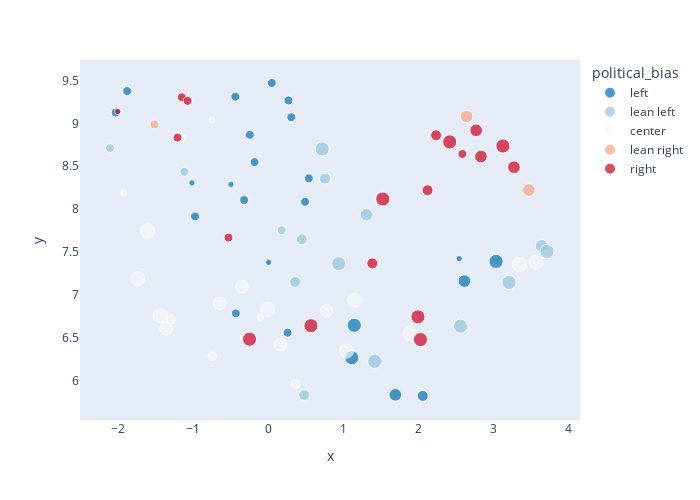

This figure's notebook cell:
### Markdown cell above
The layout isn't horrible, but I am sure some better scaling would give nicer results. Also, to see the actual names of the publication we should use something like plotly to put it in the tooltip. While plotly can do bubbleplots, mapping categorical values to sizes through the `express` API is a real pain.

### Code cell
import plotly.express as px

result_df["establishment_code"] = (
    result_df["establishment_bias"].cat.as_ordered().cat.codes.values + 1
)

fig = px.scatter(
    result_df,
    x="x",
    y="y",
    color="political_bias",
    size="establishment_code",
    hover_data=["publication"],
    color_discrete_map=media_bias_palette["political_bias"],
    width=700,
    height=500,
    size_max=10,
    category_orders={"political_bias": political_bias_categories},
)
fig.update_xaxes(showgrid=False, zeroline=False).update_yaxes(showgrid=False)

### Figure 1 — Plotly figure (JSON) as saved in the notebook; plotly's stock layout.template omitted (floating-point values rounded to 4 significant figures)
{"data": [{"customdata": [["alternet"], ["buzzfeed"], ["canary"], ["commondreams"], ["counterpunch"], ["dailykos"], ["grayzone"], ["huffingtonpost"], ["intercept"], ["jacobinmag"], ["mintpress"], ["motherjones"], ["nytimes"], ["offguardian"], ["peoplesdaily"], ["rawstory"], ["reveal"], ["shadowproof"], ["slate"], ["socialistalternative"], ["socialistproject"], ["truthdig"], ["vice"], ["vox"]], "hovertemplate": "political_bias=left<br>x=%{x}<br>y=%{y}<br>establishment_code=%{marker.size}<br>publication=%{customdata[0]}<extra></extra>", "legendgroup": "left", "marker": {"color": "#0571b0", "size": [2, 5, 1, 2, 2, 2, 2, 4, 2, 2, 2, 2, 5, 1, 1, 1, 2, 2, 4, 2, 2, 2, 5, 3], "sizemode": "area", "sizeref": 0.05, "symbol": "circle"}, "mode": "markers", "name": "left", "orientation": "v", "showlegend": true, "type": "scatter", "x": [0.5391, 1.144, -0.4978, 0.2683, 0.04522, 0.3051, -0.9754, 1.69, -0.2466, -1.879, -2.031, 0.4881, 3.031, -1.017, 0.003306, 2.54, 0.2563, -0.1835, 2.609, -0.4324, -0.3218, -0.4398, 1.11, 2.055], "xaxis": "x", "y": [8.359, 6.642, 8.288, 9.268, 9.472, 9.072, 7.914, 5.831, 8.868, 9.378, 9.128, 8.086, 7.389, 8.305, 7.377, 7.421, 6.556, 8.549, 7.159, 6.782, 8.105, 9.312, 6.264, 5.818], "yaxis": "y"}, {"customdata": [["aljazeera"], ["atlantic"], ["cbs"], ["cnn"], ["conversation"], ["economist"], ["guardian"], ["independent"], ["nbc"], ["newyorker"], ["opednews"], ["propublica"], ["time"], ["verge"], ["wapo"]], "hovertemplate": "political_bias=lean left<br>x=%{x}<br>y=%{y}<br>establishment_code=%{marker.size}<br>publication=%{customdata[0]}<extra></extra>", "legendgroup": "lean left", "marker": {"color": "#92c5de", "size": [2, 4, 5, 5, 3, 5, 5, 3, 4, 2, 2, 3, 5, 3, 5], "sizemode": "area", "sizeref": 0.05, "symbol": "circle"}, "mode": "markers", "name": "lean left", "orientation": "v", "showlegend": true, "type": "scatter", "x": [-2.108, 1.305, 2.557, 3.202, 0.7544, 0.9364, 0.7159, 0.4442, 3.636, 0.1766, -1.118, 0.3557, 1.415, 0.477, 3.71], "xaxis": "x", "y": [8.712, 7.933, 6.633, 7.143, 8.356, 7.362, 8.702, 7.647, 7.571, 7.754, 8.435, 7.149, 6.221, 5.83, 7.504], "yaxis": "y"}, {"customdata": [["ap"], ["axios"], ["bbc"], ["businessinsider"], ["cnbc"], ["consortium"], ["eff"], ["fivethirtyeight"], ["foreignaffairs"], ["globalresearch"], ["jpost"], ["npr"], ["observerny"], ["pbs"], ["psychologytoday"], ["reuters"], ["rt"], ["snopes"], ["techcrunch"], ["usatoday"], ["voltairenetwork"], ["wsj"]], "hovertemplate": "political_bias=center<br>x=%{x}<br>y=%{y}<br>establishment_code=%{marker.size}<br>publication=%{customdata[0]}<extra></extra>", "legendgroup": "center", "marker": {"color": "#f7f7f7", "size": [5, 4, 5, 4, 5, 1, 2, 4, 5, 1, 1, 5, 2, 5, 4, 5, 1, 4, 2, 5, 1, 5], "sizemode": "area", "sizeref": 0.05, "symbol": "circle"}, "mode": "markers", "name": "center", "orientation": "v", "showlegend": true, "type": "scatter", "x": [1.886, -0.3527, 1.041, -1.361, -1.439, -0.7523, 0.3641, -0.6468, -0.01052, -1.14, -0.3342, 3.34, -0.7466, 1.148, 0.1629, -1.608, -1.926, 0.7741, -1.292, 3.563, -0.1057, -1.738], "xaxis": "x", "y": [6.543, 7.095, 6.341, 6.603, 6.754, 9.042, 5.958, 6.898, 6.827, 8.829, 6.499, 7.351, 6.279, 6.936, 6.419, 7.745, 8.187, 6.812, 6.712, 7.378, 6.73, 7.187], "yaxis": "y"}, {"customdata": [["americanconservative"], ["fox"], ["pjmedia"]], "hovertemplate": "political_bias=lean right<br>x=%{x}<br>y=%{y}<br>establishment_code=%{marker.size}<br>publication=%{customdata[0]}<extra></extra>", "legendgroup": "lean right", "marker": {"color": "#f4a582", "size": [2, 4, 4], "sizemode": "area", "sizeref": 0.05, "symbol": "circle"}, "mode": "markers", "name": "lean right", "orientation": "v", "showlegend": true, "type": "scatter", "x": [-1.515, 3.466, 2.639], "xaxis": "x", "y": [8.988, 8.222, 9.08], "yaxis": "y"}, {"customdata": [["americanspectator"], ["americanthinker"], ["antiwar"], ["breitbart"], ["dailycaller"], ["dailymail"], ["dailywire"], ["federalist"], ["freebeacon"], ["infowars"], ["lewrockwell"], ["nationalreview"], ["neweasternoutlook"], ["nypost"], ["redstate"], ["spectator"], ["strategicculture"], ["townhall"], ["veteranstoday"]], "hovertemplate": "political_bias=right<br>x=%{x}<br>y=%{y}<br>establishment_code=%{marker.size}<br>publication=%{customdata[0]}<extra></extra>", "legendgroup": "right", "marker": {"color": "#ca0020", "size": [5, 5, 1, 3, 4, 5, 3, 4, 5, 2, 2, 5, 2, 5, 4, 5, 2, 3, 2], "sizemode": "area", "sizeref": 0.05, "symbol": "circle"}, "mode": "markers", "name": "right", "orientation": "v", "showlegend": true, "type": "scatter", "x": [0.5666, 1.523, -2.005, 2.232, 3.269, 2.024, 2.119, 2.766, -0.2508, 2.582, -1.151, 3.122, -1.208, 1.991, 2.829, 2.414, -1.075, 1.384, -0.5308], "xaxis": "x", "y": [6.637, 8.117, 9.14, 8.862, 8.489, 6.476, 8.22, 8.919, 6.48, 8.643, 9.305, 8.736, 8.834, 6.741, 8.613, 8.784, 9.263, 7.366, 7.666], "yaxis": "y"}], "layout": {"height": 500, "legend": {"itemsizing": "constant", "title": {"text": "political_bias"}, "tracegroupgap": 0}, "margin": {"t": 60}, "width": 700, "xaxis": {"anchor": "y", "autorange": true, "domain": [0, 1], "range": [-2.507, 4.148], "showgrid": false, "title": {"text": "x"}, "type": "linear", "zeroline": false}, "yaxis": {"anchor": "x", "autorange": true, "domain": [0, 1], "range": [5.537, 9.74], "showgrid": false, "title": {"text": "y"}, "type": "linear"}}}
